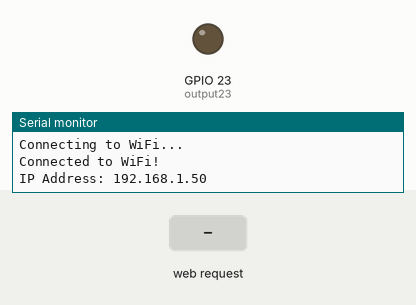
A program run on a simulated ESP32. Parts: output pins drawn as LEDs (lit = HIGH), the last lines printed to the serial monitor. The test bench sets the inputs (shaded band). WiFi joins after 1.5 s; servers stay silent unless stated.

Above: at 2.7 s.
2.8 s: HTTP request GET /23/on received
At 3.5 s:
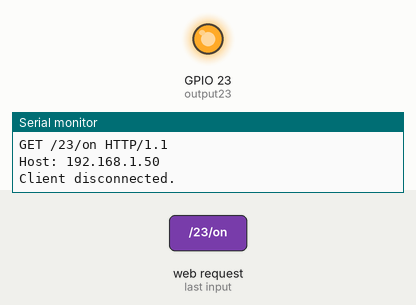
4.3 s: HTTP request GET /23/off received
At 4.7 s:
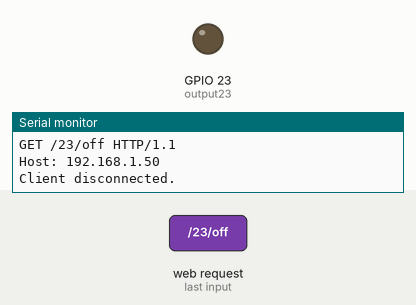
Timing chart, 0 to 7.3 s (numbered marks = the images above; inputs shaded):
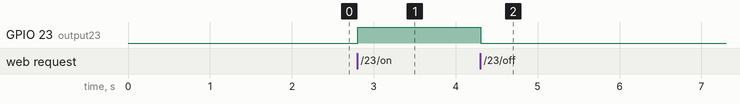

Measured:
- after the input at 2.8 s, GPIO 23 (output23): LOW → HIGH at once
- after the input at 4.3 s, GPIO 23 (output23): HIGH → LOW at once

The program:

main.cpp
```cpp
#include<Arduino.h>
#include <wifi.h>


const char* ssid = "TP-Link_6F55";
const char* password = "10639115";

WiFiServer server(80); // Create a server that listens on port 80

String header;

String output23state = "off"; // Variable to store the LED state
const int output23 = 23; // GPIO pin for the built-in LED

void setup() {
  // Initialize serial communication at a baud rate of 115200
  Serial.begin(115200);
  Serial.println("Welcome to webserver on ESP32!");

  pinMode(output23,OUTPUT); // Set the built-in LED pin as output
  digitalWrite(output23, LOW); // Initialize the LED to be off

  // connect to the wifi
  WiFi.begin(ssid, password); // Connect to the Wi-Fi network
  while (WiFi.status() != WL_CONNECTED) { // Wait for the connection to be established
    delay(500);
    Serial.println("Connecting to WiFi...");
  }

  //print the credentials
  Serial.println("Connected to WiFi!");
  Serial.print("IP Address: ");
  Serial.println(WiFi.localIP());

  server.begin(); // Start the server
}

void loop(){
  WiFiClient client = server.available();

  if (client) { // Check if a client has connected
    Serial.println("New Client.");
    String currentLine = ""; // Variable to store the current line of the request

    while (client.connected()) { // Loop while the client is connected
      if (client.available()) { // If there is data available to read
        char c = client.read(); // Read a character from the client
        Serial.write(c); // Print the character to the serial monitor
        header += c; // Append the character to the header string

        if (c == '\n') { // If we reach the end of a line
          if (currentLine.length() == 0) { // If the current line is empty, it means we have received the end of the request
            // Respond to the request
            if (header.indexOf("GET /23/on") >= 0) {
              output23state = "on"; // Set LED state to on
              digitalWrite(output23, HIGH); // Turn on the LED
            } else if (header.indexOf("GET /23/off") >= 0) {
              output23state = "off"; // Set LED state to off
              digitalWrite(output23, LOW); // Turn off the LED
            }

            // Send HTTP response with styled button
            client.println("HTTP/1.1 200 OK");
            client.println("Content-Type: text/html");
            client.println("Connection: close");
            client.println();
            client.println("<!DOCTYPE HTML>");
            client.println("<html>");
            client.println("<head>");
            client.println("<meta name=\"viewport\" content=\"width=device-width, initial-scale=1\">");
            client.println("<style>");
            client.println("body { font-family: Arial, sans-serif; text-align: center; margin: 0; padding: 0; }");
            client.println(".btn { display: inline-block; padding: 20px 40px; font-size: 2em; border: none; border-radius: 8px; margin: 20px 0; width: 80vw; max-width: 400px; transition: background 0.2s; color: #fff; cursor: pointer; }");
            client.println(".on { background: #4CAF50; }");
            client.println(".off { background: #f44336; }");
            client.println("@media (max-width: 500px) { .btn { font-size: 1.2em; padding: 15px 10px; } }");
            client.println("</style>");
            client.println("</head>");
            client.println("<body>");
            client.print("<h2>LED is now <span style='color:");
            client.print(output23state == "on" ? "#4CAF50" : "#f44336");
            client.print(";'>");
            client.print(output23state);
            client.println("</span></h2>");
            if (output23state == "off") {
              client.println("<a href=\"/23/on\"><button class=\"btn on\">Turn On</button></a>");
            } else {
              client.println("<a href=\"/23/off\"><button class=\"btn off\">Turn Off</button></a>");
            }
            client.println("</body>");
            client.println("</html>");

            break; // Break out of the while loop after sending response
          } else {
            currentLine = ""; // Clear current line for next iteration
          }
        } else if (c != '\r') {
          currentLine += c; // Append character to current line
        }
      }
    }

    header = ""; // Clear header for next request
    client.stop(); // Close the connection with the client
    Serial.println("Client disconnected.");
  }

}
```
